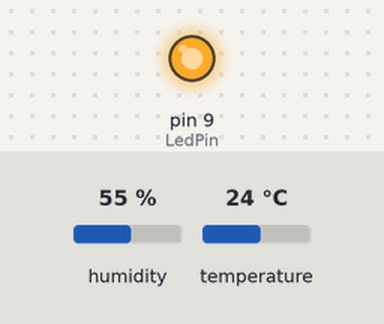
A sketch run on a simulated Arduino Uno, built with avr-gcc and run on an emulated ATmega328P. Parts: output pins drawn as LEDs (lit = HIGH). The inputs (shaded band) are chosen by the test bench; at power-on: humidity 55 %, temperature 24 °C.

Above: at 0.1 s.
At 0.6 s:
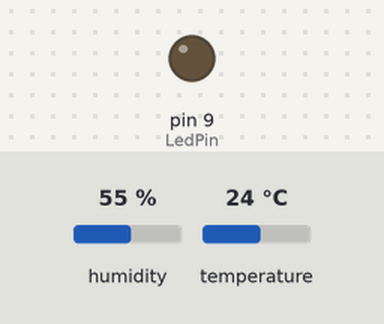
Timing chart, 0 to 2.1 s (numbered marks = the images above):
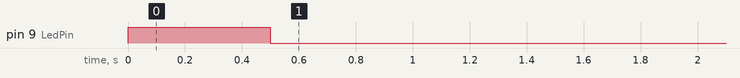

The sketch:

low_power_sensor.ino
```cpp
// (licence header left out)
#include "DHT.h"
#include "LowPower.h"
#include <RCSwitch.h>
#include <string.h>

#define DHTTYPE DHT11

RCSwitch mySwitch = RCSwitch();

//Time used to wait for an interval before resending data
unsigned long time;

//Pin on which the sensors are connected
const int PresencePin = 8;
const int LedPin = 9;
const int DhtPin = 3;
const int DhtPowerPin = 4;
const int HygPowerPin = 10;
const int EmitPin = 6;
const int EmitPowerPin = 7;

const int TimeToSleep = 3000; // set time to sleep (approx) in seconds

DHT dht(DhtPin,DHTTYPE);

int presenceState = 0;

// define humidity variable to hold the final value
int humidity = 0;

//Do we want to see trace for debugging purposes
#define TRACE 0  // 0= trace off 1 = trace on

/*These values define the RF code value sent if the sensor values are
equals to 0, for example, if the sensor value of temperature is 24°C, the
program is going to send 33240, this resulting value can be interpreted
either at gateway level or better at domotic software level (example openhab)*/
#define HUM   "31000"
#define TEMP  "33000"
#define HYGRO "34000"
#define VOLT  "35000"
#define ERRORCODE  "99999"

// define humidity variable to hold the final value
int hygro = 0;

void setup()
{
  Serial.begin(9600);
  // initialize the input for presence detection
  pinMode(HygPowerPin,INPUT);
  pinMode(DhtPowerPin,INPUT);
  pinMode(EmitPowerPin,INPUT);
  // start led signal
  pinMode(LedPin,OUTPUT);
  digitalWrite(LedPin, HIGH);
  delay(500);
  digitalWrite(LedPin, LOW);
  pinMode(LedPin,INPUT);

  // Launch traces for debugging purposes
  trc("Start of the program");

}

void loop()
{
  // begin emitting
  pinMode(EmitPowerPin,OUTPUT);
  digitalWrite(EmitPowerPin, HIGH);
  mySwitch.enableTransmit(EmitPin);  // Using Pin #6
  mySwitch.setRepeatTransmit(10); //increase transmit repeat to avoid lost of rf sendings

  // send battery voltage
  sendData(vccVoltage(), atol(VOLT));

  // send temp and hum
  pinMode(DhtPowerPin,OUTPUT);
  digitalWrite(DhtPowerPin, HIGH);
  dht.begin();
  TempAndHum();
  digitalWrite(DhtPowerPin, LOW);
  pinMode(DhtPin,INPUT);//disable the internal pullup resistor enable by dht.begin
  pinMode(DhtPowerPin,INPUT);

  //send soil hygro
  pinMode(HygPowerPin,OUTPUT);
  digitalWrite(HygPowerPin, HIGH);
  Hygro();
  digitalWrite(HygPowerPin, LOW);
  pinMode(HygPowerPin,INPUT);

  //deactivate the transmitter
  mySwitch.disableTransmit();
  pinMode(EmitPowerPin,INPUT);

  // sleep for x seconds
  sleepSeconds(TimeToSleep);

}

void sleepSeconds(int seconds)
{
  for (int i = 0; i < seconds; i++) {
     LowPower.powerDown(SLEEP_1S, ADC_OFF, BOD_OFF);
  }
}

void TempAndHum(){
    delay(500);
    //retreiving value of temperature and humidity from DHT
    float h = dht.readHumidity();
    float t = dht.readTemperature();
    if (isnan(h) || isnan(t)) {
      trc("Failed to read from DHT sensor!");
      sendData(atol(ERRORCODE), atol(HUM));//send error code
      sendData(atol(ERRORCODE), atol(TEMP));//send error code
    } else {
      sendData(int(h*10), atol(HUM));
      sendData(int(t*10), atol(TEMP));
    }
}

void Hygro(){
   // read soil moisture from sensor
    delay(500);
    int sensorValue = analogRead(A0);
    sensorValue = constrain (sensorValue, 300,1023);
    int hygro = map (sensorValue, 0, 1023, 100, 0);
    sendData(hygro, atol(HYGRO));
}

void sendData(long dataTosend, long dataType){
  long sum = atol(ERRORCODE);

  trc(String(dataTosend));
  trc(String(dataType));

  if (dataTosend == sum) {
     // nothing to do sending error code
   } else {
     sum = dataTosend + dataType; // sending value added to topic offset
   }

  trc("Sum");
  trc(String(sum));

  //sending value by RF
  mySwitch.send(sum,24);

}

// https://code.google.com/archive/p/tinkerit/wikis/SecretVoltmeter.wiki
long vccVoltage() {
  long result = 0;
  // Read 1.1V reference against AVcc
  ADMUX = _BV(REFS0) | _BV(MUX3) | _BV(MUX2) | _BV(MUX1);
  delay(10); // Wait for Vref to settle
  ADCSRA |= _BV(ADSC); // Convert
  while (bit_is_set(ADCSRA,ADSC));
  result = ADCL;
  result |= ADCH<<8;
  result = 1126400L / result; // Back-calculate AVcc in mV
  return result;
}


//trace function
void trc(String msg){
  if (TRACE) {
  Serial.println(msg);
  }
}
```
